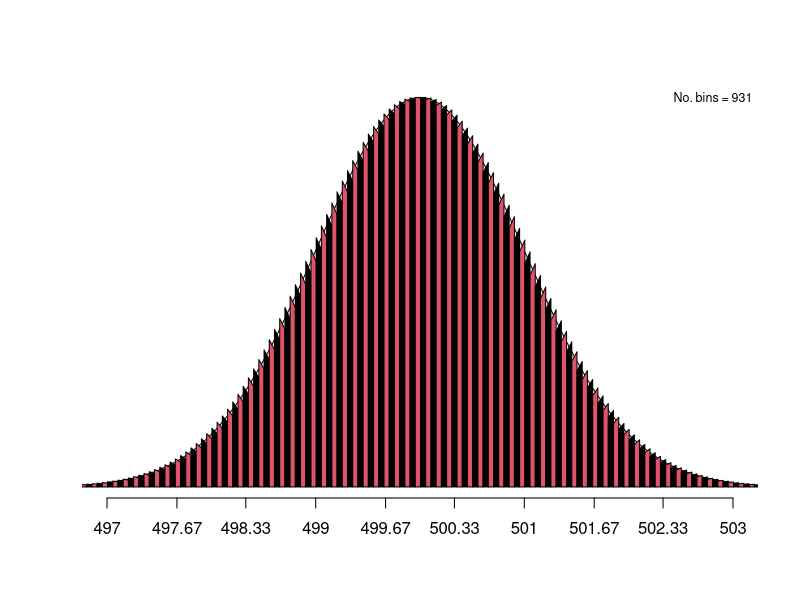
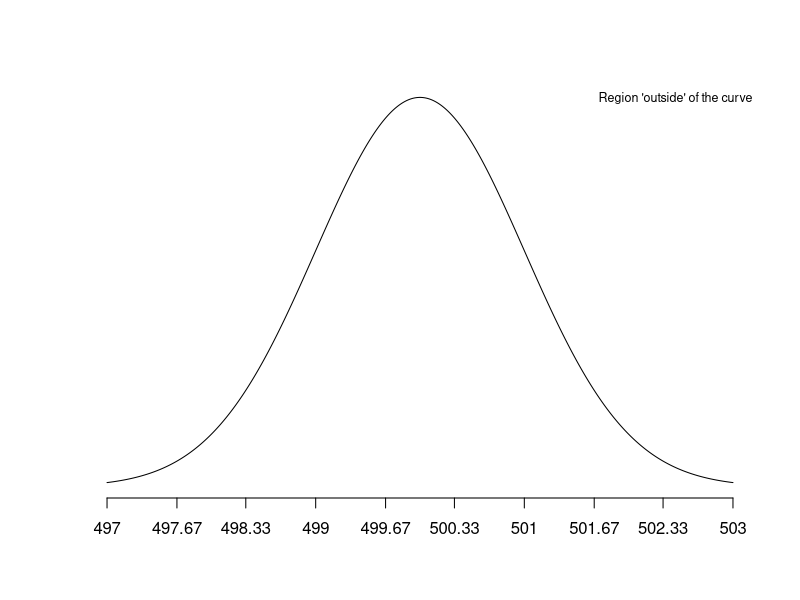
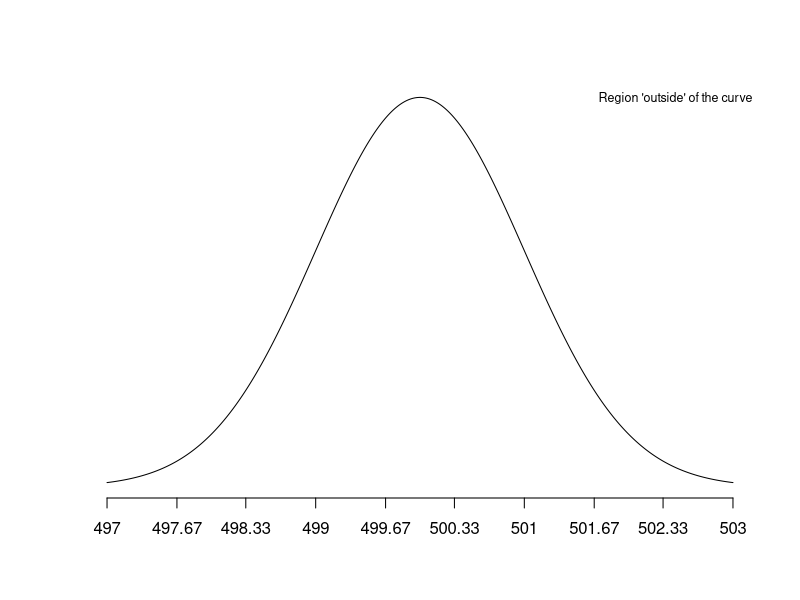
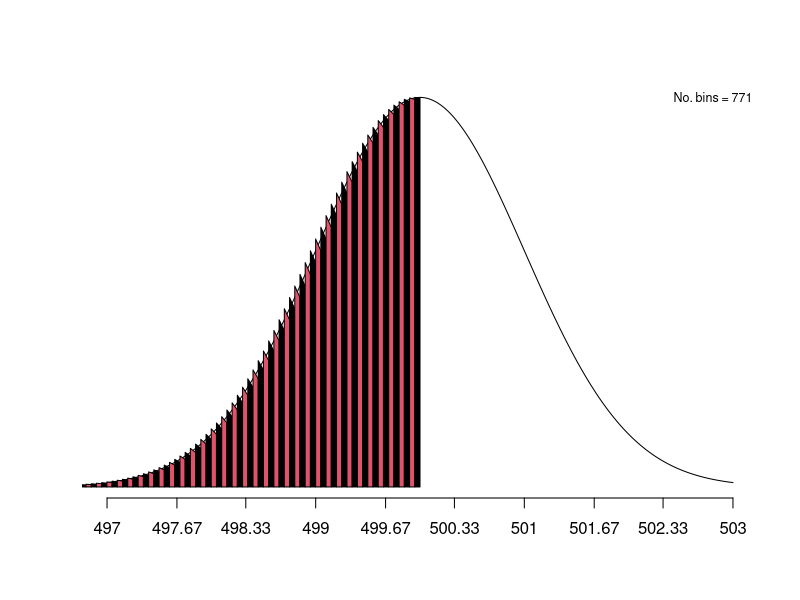
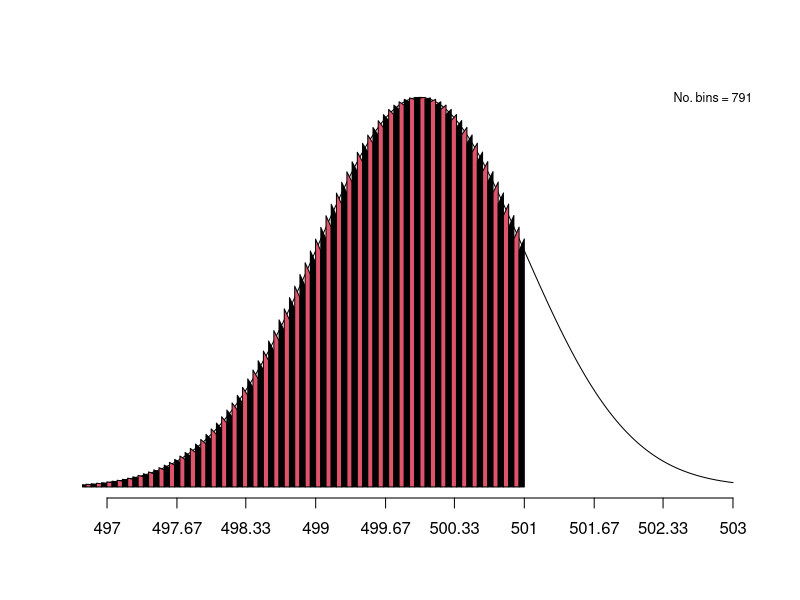
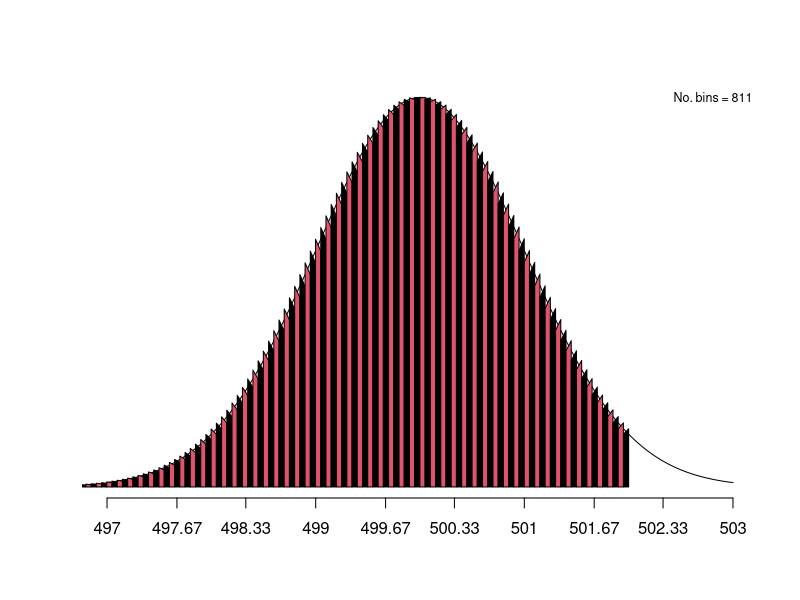
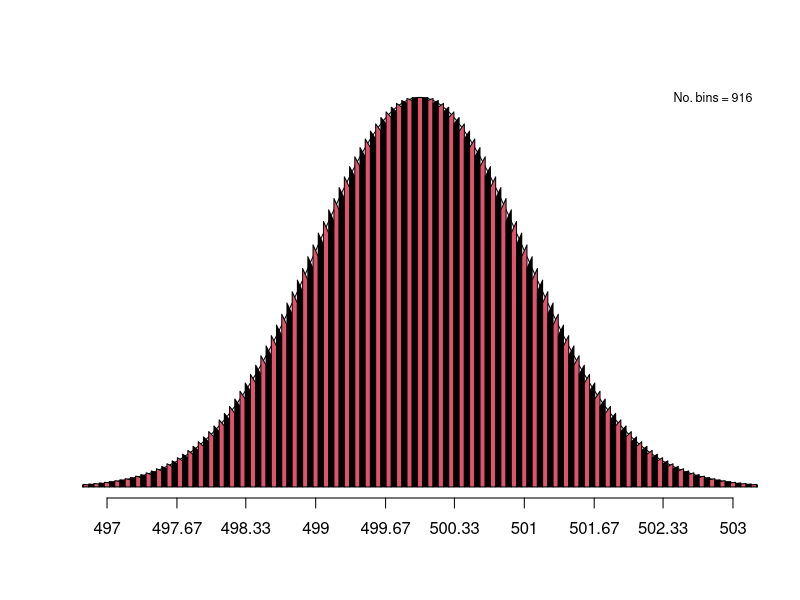
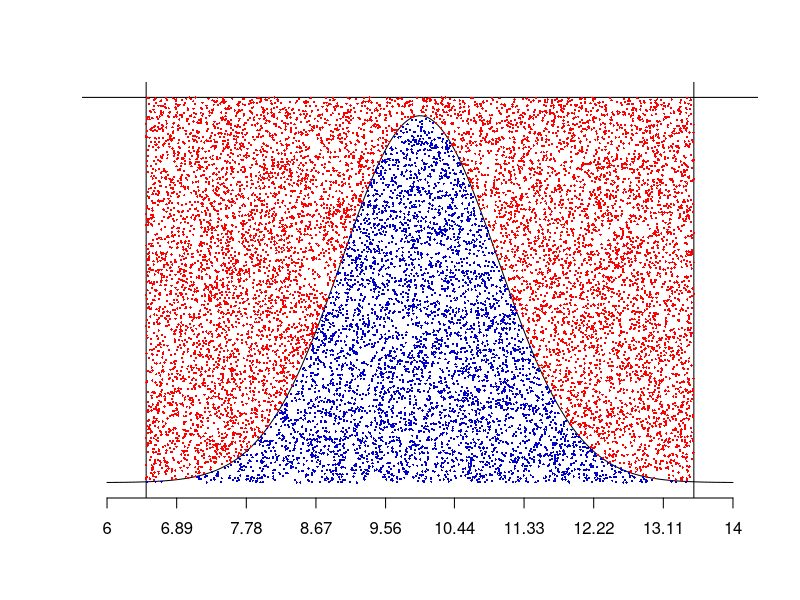

These figures' R source, in order:
###############################################################################
###############################################################################
#####   A set of simplified sampling algorithms for:
#####     1) Numeric integration of the cdf of both the DDM and CDDM models
#####     2) Rejection algorithms to sample observations for DDM and CDDM
#####   Functions for both Normal and Bivariate normal data are presented
###############################################################################
########################################################   by Adriana F. Chavez   
library(mnormt)
library(scatterplot3d) 

###############################################################################
#####   1.1  Unidimensional Normal data: CDF approximation
###############################################################################
# ~~~~~~~~~~~~~~~~~~~~~~~~~~~~~~~~~~~~~~~~~~~~~~~~~~~~~~~~~~~~~~~~~~~~~~~~~~~~~
# 1.1.a Trapezoid Numerical Integration for the Normal distribution
#       Calculate the area under the curve between two points
# ~~~~~~~~~~~~~~~~~~~~~~~~~~~~~~~~~~~~~~~~~~~~~~~~~~~~~~~~~~~~~~~~~~~~~~~~~~~~~
numInt.tpz.normal <- function(lower.bound, upper.bound, par,
                              kappa=NA, plot=FALSE){
    # Load variables
    mean <- par$mean
    sd <- par$sd
    if(is.na(kappa)){     total.width <- upper.bound-lower.bound
                          kappa <- total.width*20                      
    }
    # If plot is requested, draw the base Normal distribution
    if(plot){   width <- (3*sd)
                ticks <- round(seq(mean-width,mean+width,length.out=10),2)
                support <- seq(mean-width,mean+width,length.out=9999)
                plot(support,dnorm(support,mean,sd), type="l", ann=F, axes=F, col=1)
                axis(1,ticks,ticks)
    }
    
    # Define bins between the lower and upper bounds specified
    bins <- seq(lower.bound,upper.bound,length.out=kappa)
    bin.base = bins[2] - bins[1]   # Bin length
    # Compute the height of the normal distribution at each bin endpoint
    d <- dnorm(bins,par$mean,par$sd)
    # We want to locate the first bin d>0. (Discard really low bins where d=0)
    b <- which(d>0)[1]
    # Set up an initial value for the total area
    total.area <- 0
    # Update the total.area, only if the density is > 0 in the interval 
    if(!is.na(b)){   
                      bin.area <- rep(NA,kappa)  # Empty vector to store bin areas
                      # Add up the areas of each bin
                      # Stop at upper.bound or whenever area >= 1
                      while((total.area<1&b<=kappa)==TRUE){
                            # Get lower and upper bound of any bin
                            low.x = bins[b-1]; up.x  = bins[b]
                            # Get densities at each point
                            density.x1 <- d[b-1]; density.x2 <- d[b]
                            # Compute trapezoid area
                            height <- (density.x1+density.x2)/2
                            bin.area[b-1] <- height*bin.base
                            # Draw the trapezoid
                            if(plot){           polygon(x=c(low.x,up.x,up.x,low.x),
                                                        y=c(0,0,density.x1,density.x2),
                                                        col = (b %% 2)+1)
                            }
                            # Update total.area
                            total.area <- sum(bin.area,na.rm=TRUE)
                            b <- b+1   # Move to next bin
                      }
                      # Add legends to the plot
                      if(plot){ 
                        no.bins = sum(!is.na(bin.area))
                        legend("topright", paste("No. bins =",no.bins), 
                               cex = 0.75, bty ="n")
                      }
    }else{
                      if(plot){ 
                        legend("topright", "Region 'outside' of the curve", 
                               cex = 0.75, bty ="n")
                      }
    }

return(total.area)
}


# ~~~~~~~~~~~~~~~~~~~~~~~~~~~~~~~~~~~~~~~~~~~~~~~~~~~~~~~~~~~~~~~~~~~~~~~~~~~~~
# 1.1.b  User friendly cdf funciton
#        Compute the approximate normal cdf for a single value of x
# ~~~~~~~~~~~~~~~~~~~~~~~~~~~~~~~~~~~~~~~~~~~~~~~~~~~~~~~~~~~~~~~~~~~~~~~~~~~~~
normal.cdf <- function(x,par,plot=FALSE){
  # Get a sufficiently low lower.bound
  lower.bound <- (par$mean-(par$sd*100))
  if(x<lower.bound){
   lower.bound  = x-lower.bound
  }
  # Compute the area using our trapezoid algorithm
  area <- numInt.tpz.normal(lower.bound,x,par,plot=plot)
  return(area)
}

#~~~~~~~~~~~~~~~#
# Test/Examples #
#~~~~~~~~~~~~~~~#
if(!exists("test")){  test <- TRUE     }
if(test){
          par <- list("mean" = 500, "sd" = 1)
          lower.bound <- 1
          upper.bound <- 5000
          kappa=NA
          plot=TRUE
          # Trapezoid Numerical Integration of whole support
          numInt.tpz.normal(lower.bound,upper.bound,par, plot=TRUE)
          # Compute various approximate cdf
          print(normal.cdf(10,par,plot=TRUE))
          print(normal.cdf(50,par,plot=TRUE))
          print(normal.cdf(500,par,plot=TRUE))
          print(normal.cdf(501,par,plot=TRUE))
          print(normal.cdf(502,par,plot=TRUE))
          print(normal.cdf(600,par,plot=TRUE))
}


###############################################################################
#####   1.2  Unidimensional Normal data: MH-MCMC sampling algorithm
###############################################################################
sample.MCMC.normal <- function(n, par, plot=FALSE){
      # Load variables
      mean <- par$mean
      sd <- par$sd
      # Define maximum rejection value (RejVal)
      max.D <- dnorm(mean,mean,sd)  # Density at mean (highest density point)
      height <- max.D*1.05          # RejVal ~ Uniform(0, 5% more than density at mean)
      # Define the range o candidate values to generate
      width <- (3.5*sd)
      base <- c(mean-width,mean+width)
      # If plot is requested, draw the base Normal distribution
      if(plot){
                plot.width <- (4*sd)    # Make plot slighly wider than candidate region
                x.low <- mean-plot.width
                x.top <- mean+plot.width
                ticks <- round(seq(x.low,x.top,length.out=10),2)
                support <- seq(x.low,x.top,length.out=9999)
                plot(support,dnorm(support,mean,sd), xlim=c(x.low,x.top),
                     type="l", ann=F, axes=F, col=1, ylim=c(0,height))
                axis(1,ticks,ticks)
                abline(h=height)
                abline(v=base)
      }
      # Start MH-MCMC sampling algorithm
      # This algorithm generates `n` samples from the specified Normal
      n.keep <- 0       # Start with 0 candidates stored
      samples <- NA     #   "    "  no     "        "
      n.try <- n        # Start by generating 'n' candidates
      while(n.keep < n){    # Until we reach a sample of size 'n'
            ######### First: Sample random candidates and rejectio values
            cand <- runif(n.try,base[1],base[2])    # We generate n.try candidate values
            eval <- dnorm(cand,mean,sd)           #    and compute their pdf
            rej.crit <- runif(n.try,0,height)     # We generate n.try Rej. Vals.
            # Keep the candidates whose density is greater than the corresponding Rej Val.
            keep <- (eval >= rej.crit)  
            ######### Second: Update
            n.pass <- sum(keep)      # Count number of accepted candidates in this run
            n.try <- n.try-n.pass    # Update number of samples missing to reach 'n'
            samples <- c(samples, cand[keep])   # Store candidate values approved
            n.keep <- length(samples)           # Count total no. of samples to test while() 
            ######### Third (Optional): Make plot
            if(plot){
                      points(cand[!keep],rej.crit[!keep],col="red", pch=16, cex=0.3)
                      points(cand[keep],rej.crit[keep],col="blue3", pch=16, cex=0.3)
            }
      }
  return(samples)
}

#~~~~~~~~~~~~~~~#
# Test/Example  #
#~~~~~~~~~~~~~~~#
if(!exists("test")){  test <- TRUE     }
if(test){
  par <- list("mean" = 10, "sd" = 1)
  n <- 5000
  sample.MCMC.normal(n,par, plot=TRUE)
}



###############################################################################
#####   2.2  Multivariate Normal data: MH-MCMC sampling algorithm
###############################################################################
# Some data
par <- list("mean" = c(10,10), 
            "Sigma" = matrix(c(1,0.5,0.5,1.5),nrow=2,byrow=TRUE))
n <- 5000

# Write Trapezoid N.I. algorithm
sample.MCMC.mvnormal <- function(n, par, plot=FALSE){
      mean <- par$mean
      Sigma <- par$Sigma
      no.Dim <- length(mean)
      
      if(no.Dim>2 & plot==TRUE){
            plot <- FALSE
            print("Cannot make a plot with more than 2Dimensions")
      }
      
      max.Density <- dmnorm(mean,mean,Sigma)
      height <- max.Density*1.05
      
      if(plot){
          nSupp <- 100
          x.low <- NA
          x.top <- NA
          support <- matrix(NA, nrow=no.Dim, ncol=nSupp)
      }
      
      base.1 <- NA
      base.2 <- NA
      for(j in 1:no.Dim){
          sd <- sqrt(Sigma[j,j])
          width <- 3.5*sd
          base.1[j] <- mean[j]-width
          base.2[j] <- mean[j]+width
          if(plot){
              plot.width <- (4*sd)
              x.low[j] <- mean[j]-plot.width
              x.top[j] <- mean[j]+plot.width
              support[j,] <- seq(x.low[j],x.top[j],length.out=nSupp)
          }
      }
      
      if(plot){
        z <- dmnorm(t(support),mean,Sigma)
        a <- scatterplot3d(support[1,],support[2,],z, xlim=c(x.low[1],x.top[1]),
                           ylim=c(x.low[2],x.top[2]), color="blue",zlim=c(0,height),
                           type="l", lwd=2)
        a$points3d(c(base.1[1],base.2[1],base.2[1],base.1[1]), 
                   c(base.1[2],base.2[2],base.1[2],base.2[2]), rep(height,4),
                     col = "skyblue", type = "h", pch = 16)
        a$points3d(c(base.1[1],base.2[1],base.2[1],base.1[1],
                     base.1[1],base.2[1],base.2[1],base.1[1]), 
                   c(base.1[2],base.1[2],base.2[2],base.2[2],
                     base.1[2],base.1[2],base.2[2],base.2[2]), rep(height,8),
                   col = "skyblue", type = "l", pch = 16)
      }
    
      n.keep <- 0
      n.try <- n
      samples <- matrix(NA, nrow=1, ncol=no.Dim)
      
      while(n.keep < n){
        cand <- matrix(NA, nrow=n.try, ncol=no.Dim)
        for(j in 1:no.Dim){
            cand[,j] <- runif(n.try,base.1[j],base.2[j])
        }
        eval <- dmnorm(cand,mean,Sigma)
        rej.crit <- runif(n.try,0,height)  
        keep <- (eval >= rej.crit)
        
        n.keep <- sum(keep)
        n.try <- n.try-n.keep
        
         if(plot){
           a$points3d(cand[!keep,1], cand[!keep,2], rej.crit[!keep],
                      col = "red", pch = 16, cex = 0.2)
           a$points3d(cand[keep,1], cand[keep,2], rej.crit[keep],
                      col = "blue3", pch = 16, cex = 0.2)
         }
        
        samples <- rbind(samples, cand[keep,])
        n.keep <- nrow(samples)-1
      }
      
      samples <- samples[-1,]
      return(samples)
}

# Test function
sample.MCMC.mvnormal(1000,par, plot=TRUE)
